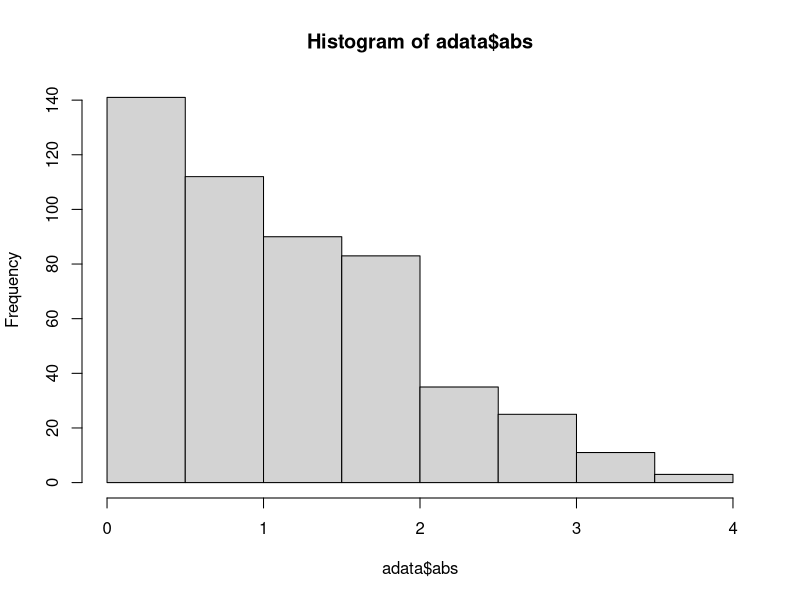
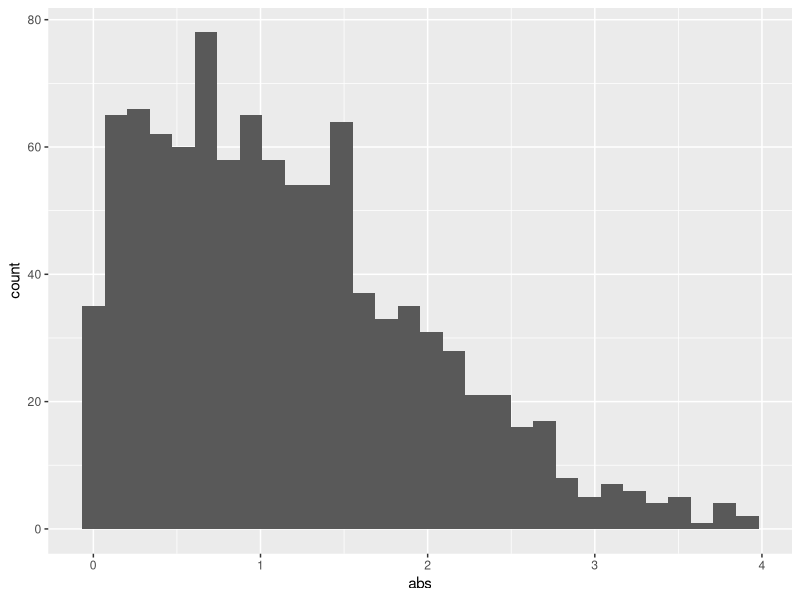

These charts were generated, in order, by the following R code:
## ---- chunk 1
library(tidyverse)
## ---- chunk 2
samp = rnorm(100)
length(samp)
## ---- chunk 3
sample_df = tibble(
  x = rnorm(1000),
  y = x + 1
)



## ---- chunk 4
adata = data.frame(variable = rnorm(500,mean = 1))
adata$bool = adata > 0
adata$abs = abs(adata$variable)

hist(adata$abs)


## ---- chunk 5
la_df = tibble(
  norm = rnorm(1000,mean = 1),
  logical = norm > 0,
  abs = abs(norm)
)

ggplot(la_df, aes(x = abs)) + geom_histogram()

